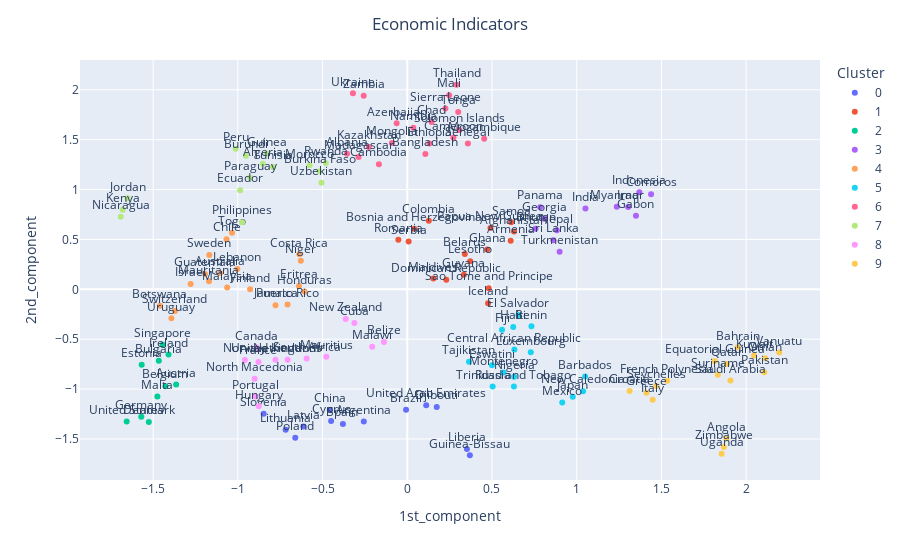
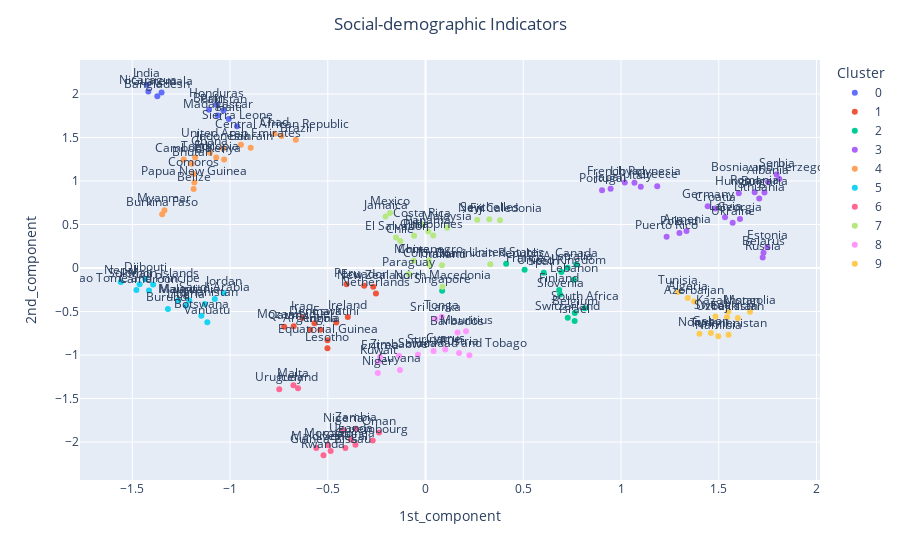
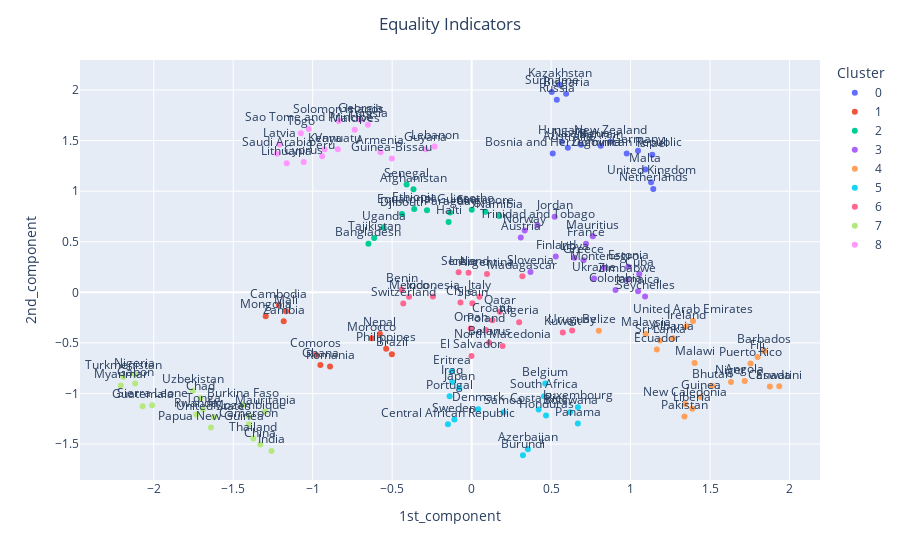
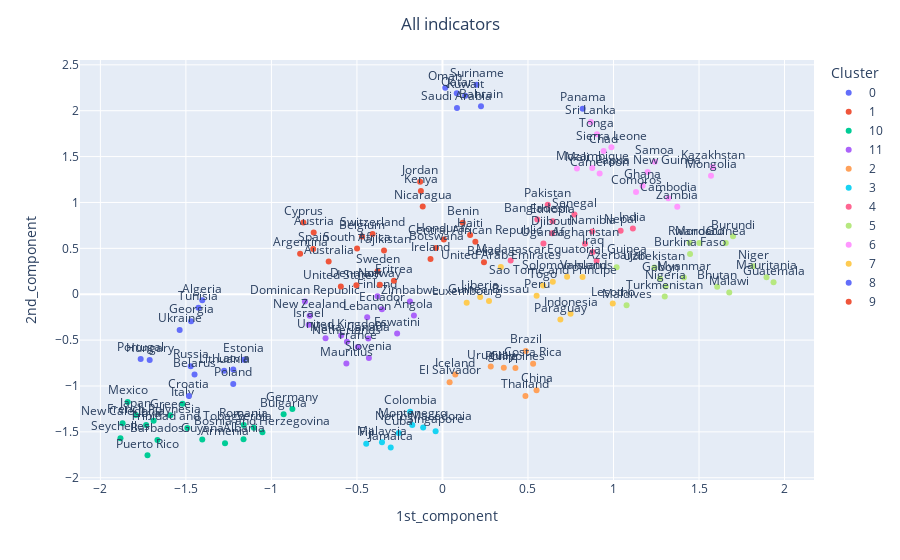

Here is the notebook cell these charts were saved with, in order:
### Code cell
for ind in ind_dict:
    df_norm = df_dict[ind]

    # Apply the TSNE chosen for that indicator
    df_tsne = pd.DataFrame(tsne_dict[ind].fit_transform(df_norm))

    # Scale the result
    scaled_df = pd.DataFrame(StandardScaler().fit_transform(df_tsne), index = df_norm.index, columns = [col_1comp, col_2comp])
    
    # Apply Affinity Propagation
    affinity = afprop_dict[ind].fit(scaled_df)

    # Update the DataFrame with the resulting Cluster labels
    labels_affinity = affinity.labels_
    df_dict[ind].loc[:, col_cluster] = labels_affinity
    scaled_df[col_cluster] = labels_affinity
    scaled_df[col_cluster] = scaled_df[col_cluster].astype(str)

    # Show the resulting chart
    fig = px.scatter(scaled_df, x = col_1comp, y = col_2comp, text = scaled_df.index, size_max=100, color=col_cluster, category_orders={col_cluster: sort(list(set(scaled_df.loc[:, col_cluster])))})
    fig.update_layout(title_text=ind, title_x=0.5)
    fig.update_traces(textposition='top center')
    fig.show()

### Figure 1 — Plotly figure (JSON) as saved in the notebook; plotly's stock layout.template omitted (floating-point values rounded to 4 significant figures)
{"data": [{"hovertemplate": "Cluster=0<br>1st_component=%{x}<br>2nd_component=%{y}<br>Country=%{text}<extra></extra>", "legendgroup": "0", "marker": {"color": "#636efa", "symbol": "circle"}, "mode": "markers+text", "name": "0", "orientation": "v", "showlegend": true, "text": ["Argentina", "Brazil", "China", "Cyprus", "Djibouti", "Guinea-Bissau", "Latvia", "Liberia", "Lithuania", "Poland", "Slovenia", "Spain", "United Arab Emirates"], "textposition": "top center", "type": "scatter", "x": [-0.2565, -0.007166, -0.4571, -0.4495, 0.1739, 0.3695, -0.6133, 0.352, -0.7177, -0.6609, -0.8477, -0.3798, 0.1119], "xaxis": "x", "y": [-1.326, -1.208, -1.209, -1.321, -1.181, -1.663, -1.376, -1.6, -1.407, -1.487, -1.248, -1.351, -1.161], "yaxis": "y"}, {"hovertemplate": "Cluster=1<br>1st_component=%{x}<br>2nd_component=%{y}<br>Country=%{text}<extra></extra>", "legendgroup": "1", "marker": {"color": "#EF553B", "symbol": "circle"}, "mode": "markers+text", "name": "1", "orientation": "v", "showlegend": true, "text": ["Afghanistan", "Armenia", "Belarus", "Bosnia and Herzegovina", "Colombia", "Dominican Republic", "Ghana", "Guyana", "Iceland", "Lesotho", "Maldives", "Papua New Guinea", "Romania", "Samoa", "Sao Tome and Principe", "Serbia"], "textposition": "top center", "type": "scatter", "x": [0.6298, 0.6103, 0.3397, 0.04169, 0.1273, 0.2303, 0.4716, 0.334, 0.4769, 0.3715, 0.154, 0.4911, -0.05269, 0.6132, 0.4807, 0.008102], "xaxis": "x", "y": [0.5785, 0.4858, 0.3552, 0.6066, 0.6873, 0.0961, 0.3995, 0.1469, -0.1389, 0.2825, 0.108, 0.614, 0.4976, 0.6723, 0.01106, 0.4798], "yaxis": "y"}, {"hovertemplate": "Cluster=2<br>1st_component=%{x}<br>2nd_component=%{y}<br>Country=%{text}<extra></extra>", "legendgroup": "2", "marker": {"color": "#00cc96", "symbol": "circle"}, "mode": "markers+text", "name": "2", "orientation": "v", "showlegend": true, "text": ["Austria", "Belgium", "Bulgaria", "Denmark", "Estonia", "Germany", "Ireland", "Malta", "Singapore", "United States"], "textposition": "top center", "type": "scatter", "x": [-1.364, -1.427, -1.466, -1.525, -1.567, -1.57, -1.409, -1.475, -1.443, -1.656], "xaxis": "x", "y": [-0.9532, -0.9713, -0.7168, -1.329, -0.7571, -1.277, -0.6539, -1.075, -0.5545, -1.326], "yaxis": "y"}, {"hovertemplate": "Cluster=3<br>1st_component=%{x}<br>2nd_component=%{y}<br>Country=%{text}<extra></extra>", "legendgroup": "3", "marker": {"color": "#ab63fa", "symbol": "circle"}, "mode": "markers+text", "name": "3", "orientation": "v", "showlegend": true, "text": ["Bhutan", "Comoros", "Gabon", "Georgia", "India", "Indonesia", "Iraq", "Myanmar", "Nepal", "Panama", "Sri Lanka", "Turkmenistan"], "textposition": "top center", "type": "scatter", "x": [0.757, 1.439, 1.35, 0.8091, 1.052, 1.37, 1.304, 1.236, 0.8828, 0.7845, 0.8624, 0.8991], "xaxis": "x", "y": [0.6081, 0.9538, 0.7381, 0.7086, 0.8092, 0.9743, 0.8243, 0.8272, 0.591, 0.823, 0.4922, 0.3767], "yaxis": "y"}, {"hovertemplate": "Cluster=4<br>1st_component=%{x}<br>2nd_component=%{y}<br>Country=%{text}<extra></extra>", "legendgroup": "4", "marker": {"color": "#FFA15A", "symbol": "circle"}, "mode": "markers+text", "name": "4", "orientation": "v", "showlegend": true, "text": ["Australia", "Botswana", "Chile", "Costa Rica", "Eritrea", "Finland", "Guatemala", "Honduras", "Israel", "Jamaica", "Lebanon", "Malaysia", "Mauritania", "Niger", "Puerto Rico", "Sweden", "Switzerland", "Togo", "Uruguay"], "textposition": "top center", "type": "scatter", "x": [-1.105, -1.46, -1.067, -0.6367, -0.6391, -0.9276, -1.194, -0.6061, -1.279, -0.7776, -1.003, -1.063, -1.17, -0.6282, -0.7068, -1.168, -1.371, -1.034, -1.392], "xaxis": "x", "y": [0.1643, -0.1649, 0.5031, 0.3505, 0.03241, -6.897e-06, 0.1536, -0.02099, 0.05356, -0.1592, 0.2027, 0.01759, 0.08004, 0.2862, -0.1521, 0.3446, -0.2184, 0.5682, -0.2905], "yaxis": "y"}, {"hovertemplate": "Cluster=5<br>1st_component=%{x}<br>2nd_component=%{y}<br>Country=%{text}<extra></extra>", "legendgroup": "5", "marker": {"color": "#19d3f3", "symbol": "circle"}, "mode": "markers+text", "name": "5", "orientation": "v", "showlegend": true, "text": ["Barbados", "Benin", "Central African Republic", "El Salvador", "Eswatini", "Fiji", "Haiti", "Japan", "Luxembourg", "Mexico", "Montenegro", "New Caledonia", "Nigeria", "Russia", "Tajikistan", "Trinidad and Tobago"], "textposition": "top center", "type": "scatter", "x": [1.05, 0.733, 0.632, 0.6557, 0.4999, 0.5592, 0.6254, 0.9766, 0.7289, 0.9145, 0.5679, 1.037, 0.6306, 0.504, 0.3643, 0.6294], "xaxis": "x", "y": [-0.8727, -0.3705, -0.6031, -0.2565, -0.7616, -0.4041, -0.3774, -1.078, -0.6316, -1.135, -0.834, -1.021, -0.8757, -0.9748, -0.7257, -0.9752], "yaxis": "y"}, {"hovertemplate": "Cluster=6<br>1st_component=%{x}<br>2nd_component=%{y}<br>Country=%{text}<extra></extra>", "legendgroup": "6", "marker": {"color": "#FF6692", "symbol": "circle"}, "mode": "markers+text", "name": "6", "orientation": "v", "showlegend": true, "text": ["Albania", "Azerbaijan", "Bangladesh", "Cambodia", "Cameroon", "Chad", "Ethiopia", "Kazakhstan", "Madagascar", "Mali", "Mongolia", "Mozambique", "Namibia", "Senegal", "Sierra Leone", "Solomon Islands", "Thailand", "Tonga", "Ukraine", "Zambia"], "textposition": "top center", "type": "scatter", "x": [-0.3558, -0.06292, 0.107, -0.1675, 0.2723, 0.1434, 0.1308, -0.2263, -0.2876, 0.2472, -0.09053, 0.454, 0.03561, 0.3578, 0.2251, 0.3076, 0.291, 0.3006, -0.3208, -0.2571], "xaxis": "x", "y": [1.359, 1.665, 1.356, 1.254, 1.52, 1.677, 1.463, 1.425, 1.327, 1.947, 1.467, 1.51, 1.62, 1.461, 1.813, 1.597, 2.051, 1.779, 1.965, 1.94], "yaxis": "y"}, {"hovertemplate": "Cluster=7<br>1st_component=%{x}<br>2nd_component=%{y}<br>Country=%{text}<extra></extra>", "legendgroup": "7", "marker": {"color": "#B6E880", "symbol": "circle"}, "mode": "markers+text", "name": "7", "orientation": "v", "showlegend": true, "text": ["Algeria", "Burkina Faso", "Burundi", "Ecuador", "Guinea", "Jordan", "Kenya", "Morocco", "Nicaragua", "Paraguay", "Peru", "Philippines", "Rwanda", "Tunisia", "Uzbekistan"], "textposition": "top center", "type": "scatter", "x": [-0.8532, -0.5172, -0.9528, -0.9865, -0.8287, -1.651, -1.68, -0.5768, -1.691, -0.9281, -1.013, -0.9746, -0.4809, -0.7929, -0.5063], "xaxis": "x", "y": [1.259, 1.185, 1.338, 0.9936, 1.36, 0.9123, 0.7979, 1.243, 0.7285, 1.117, 1.41, 0.673, 1.267, 1.226, 1.069], "yaxis": "y"}, {"hovertemplate": "Cluster=8<br>1st_component=%{x}<br>2nd_component=%{y}<br>Country=%{text}<extra></extra>", "legendgroup": "8", "marker": {"color": "#FF97FF", "symbol": "circle"}, "mode": "markers+text", "name": "8", "orientation": "v", "showlegend": true, "text": ["Belize", "Canada", "Cuba", "France", "Hungary", "Malawi", "Mauritius", "Netherlands", "New Zealand", "North Macedonia", "Norway", "Portugal", "South Africa", "United Kingdom"], "textposition": "top center", "type": "scatter", "x": [-0.1376, -0.8902, -0.312, -0.8784, -0.8765, -0.2069, -0.4779, -0.706, -0.3636, -0.9008, -0.9584, -0.8952, -0.5939, -0.7777], "xaxis": "x", "y": [-0.5278, -0.5821, -0.3367, -0.7298, -1.173, -0.5745, -0.6749, -0.7059, -0.2968, -0.896, -0.7073, -1.075, -0.6935, -0.706], "yaxis": "y"}, {"hovertemplate": "Cluster=9<br>1st_component=%{x}<br>2nd_component=%{y}<br>Country=%{text}<extra></extra>", "legendgroup": "9", "marker": {"color": "#FECB52", "symbol": "circle"}, "mode": "markers+text", "name": "9", "orientation": "v", "showlegend": true, "text": ["Angola", "Bahrain", "Croatia", "Equatorial Guinea", "French Polynesia", "Greece", "Italy", "Kuwait", "Oman", "Pakistan", "Qatar", "Saudi Arabia", "Seychelles", "Suriname", "Uganda", "Vanuatu", "Zimbabwe"], "textposition": "top center", "type": "scatter", "x": [1.884, 1.949, 1.312, 1.815, 1.534, 1.412, 1.448, 2.047, 2.112, 2.107, 1.886, 1.907, 1.47, 1.833, 1.855, 2.195, 1.869], "xaxis": "x", "y": [-1.496, -0.5807, -1.019, -0.7178, -0.916, -1.037, -1.106, -0.6623, -0.6913, -0.8307, -0.7474, -0.9143, -0.9683, -0.8564, -1.649, -0.633, -1.581], "yaxis": "y"}], "layout": {"legend": {"title": {"text": "Cluster"}, "tracegroupgap": 0}, "margin": {"t": 60}, "title": {"text": "Economic Indicators", "x": 0.5}, "xaxis": {"anchor": "y", "domain": [0, 1], "title": {"text": "1st_component"}}, "yaxis": {"anchor": "x", "domain": [0, 1], "title": {"text": "2nd_component"}}}}

### Figure 2 — Plotly figure (JSON) as saved in the notebook; plotly's stock layout.template omitted (floating-point values rounded to 4 significant figures)
{"data": [{"hovertemplate": "Cluster=0<br>1st_component=%{x}<br>2nd_component=%{y}<br>Country=%{text}<extra></extra>", "legendgroup": "0", "marker": {"color": "#636efa", "symbol": "circle"}, "mode": "markers+text", "name": "0", "orientation": "v", "showlegend": true, "text": ["Bangladesh", "Benin", "Guatemala", "Haiti", "Honduras", "India", "Madagascar", "Nicaragua", "Pakistan", "Sierra Leone"], "textposition": "top center", "type": "scatter", "x": [-1.372, -1.107, -1.35, -1.007, -1.07, -1.426, -1.063, -1.418, -1.034, -0.9642], "xaxis": "x", "y": [1.975, 1.819, 2.018, 1.713, 1.878, 2.106, 1.753, 2.028, 1.81, 1.628], "yaxis": "y"}, {"hovertemplate": "Cluster=1<br>1st_component=%{x}<br>2nd_component=%{y}<br>Country=%{text}<extra></extra>", "legendgroup": "1", "marker": {"color": "#EF553B", "symbol": "circle"}, "mode": "markers+text", "name": "1", "orientation": "v", "showlegend": true, "text": ["Angola", "Argentina", "Denmark", "Ecuador", "Equatorial Guinea", "Eswatini", "Iraq", "Ireland", "Lesotho", "Mozambique", "Netherlands", "New Zealand", "Peru", "Qatar"], "textposition": "top center", "type": "scatter", "x": [-0.5377, -0.59, -0.5679, -0.3137, -0.5014, -0.4563, -0.6307, -0.3977, -0.5016, -0.6744, -0.2536, -0.2673, -0.404, -0.723], "xaxis": "x", "y": [-0.7103, -0.7091, -0.6344, -0.2046, -0.8303, -0.6273, -0.5722, -0.5622, -0.923, -0.6685, -0.2923, -0.216, -0.1869, -0.6738], "yaxis": "y"}, {"hovertemplate": "Cluster=2<br>1st_component=%{x}<br>2nd_component=%{y}<br>Country=%{text}<extra></extra>", "legendgroup": "2", "marker": {"color": "#00cc96", "symbol": "circle"}, "mode": "markers+text", "name": "2", "orientation": "v", "showlegend": true, "text": ["Australia", "Belgium", "Canada", "Finland", "France", "Israel", "Lebanon", "Singapore", "Slovenia", "South Africa", "Spain", "Switzerland", "United Kingdom", "United States"], "textposition": "top center", "type": "scatter", "x": [0.7265, 0.7635, 0.7713, 0.6838, 0.5068, 0.7628, 0.7589, 0.08497, 0.6883, 0.8144, 0.605, 0.7276, 0.6948, 0.4125], "xaxis": "x", "y": [0.004481, -0.5177, 0.04178, -0.2519, -0.01956, -0.609, -0.1344, -0.2618, -0.3052, -0.4615, -0.05417, -0.5711, -0.04483, 0.04909], "yaxis": "y"}, {"hovertemplate": "Cluster=3<br>1st_component=%{x}<br>2nd_component=%{y}<br>Country=%{text}<extra></extra>", "legendgroup": "3", "marker": {"color": "#ab63fa", "symbol": "circle"}, "mode": "markers+text", "name": "3", "orientation": "v", "showlegend": true, "text": ["Albania", "Armenia", "Belarus", "Bosnia and Herzegovina", "Bulgaria", "Croatia", "Estonia", "French Polynesia", "Georgia", "Germany", "Greece", "Hungary", "Italy", "Japan", "Latvia", "Libya", "Lithuania", "Poland", "Portugal", "Puerto Rico", "Romania", "Russia", "Serbia", "Ukraine"], "textposition": "top center", "type": "scatter", "x": [1.752, 1.335, 1.729, 1.809, 1.734, 1.481, 1.749, 1.069, 1.608, 1.443, 1.185, 1.602, 1.101, 0.9468, 1.532, 1.019, 1.707, 1.299, 0.9029, 1.233, 1.684, 1.725, 1.795, 1.571], "xaxis": "x", "y": [0.9893, 0.4242, 0.1742, 1.024, 0.8679, 0.6852, 0.2396, 0.9812, 0.5633, 0.7103, 0.9406, 0.8606, 0.9338, 0.912, 0.5831, 0.9831, 0.7978, 0.4016, 0.8946, 0.3589, 0.8711, 0.1205, 1.075, 0.5215], "yaxis": "y"}, {"hovertemplate": "Cluster=4<br>1st_component=%{x}<br>2nd_component=%{y}<br>Country=%{text}<extra></extra>", "legendgroup": "4", "marker": {"color": "#FFA15A", "symbol": "circle"}, "mode": "markers+text", "name": "4", "orientation": "v", "showlegend": true, "text": ["Bahrain", "Belize", "Bhutan", "Brazil", "Burkina Faso", "Cambodia", "Central African Republic", "Chad", "Comoros", "Ethiopia", "Ghana", "Indonesia", "Kenya", "Myanmar", "Papua New Guinea", "Togo", "United Arab Emirates"], "textposition": "top center", "type": "scatter", "x": [-0.8944, -1.186, -1.196, -0.6633, -1.347, -1.237, -0.7366, -0.7727, -1.187, -1.071, -1.102, -1.036, -1.03, -1.335, -1.182, -1.179, -0.9442], "xaxis": "x", "y": [1.382, 0.9074, 1.198, 1.474, 0.6184, 1.247, 1.516, 1.543, 1.081, 1.27, 1.325, 1.377, 1.248, 0.6649, 0.984, 1.271, 1.418], "yaxis": "y"}, {"hovertemplate": "Cluster=5<br>1st_component=%{x}<br>2nd_component=%{y}<br>Country=%{text}<extra></extra>", "legendgroup": "5", "marker": {"color": "#19d3f3", "symbol": "circle"}, "mode": "markers+text", "name": "5", "orientation": "v", "showlegend": true, "text": ["Afghanistan", "Botswana", "Burundi", "Cameroon", "Djibouti", "Jordan", "Liberia", "Malawi", "Mali", "Mauritania", "Nepal", "Sao Tome and Principe", "Saudi Arabia", "Solomon Islands", "Vanuatu"], "textposition": "top center", "type": "scatter", "x": [-1.129, -1.147, -1.318, -1.415, -1.434, -1.032, -1.225, -1.265, -1.462, -1.208, -1.559, -1.479, -1.078, -1.393, -1.116], "xaxis": "x", "y": [-0.413, -0.5469, -0.471, -0.2573, -0.1248, -0.2866, -0.4328, -0.3731, -0.1872, -0.3734, -0.1609, -0.2528, -0.3551, -0.1899, -0.6222], "yaxis": "y"}, {"hovertemplate": "Cluster=6<br>1st_component=%{x}<br>2nd_component=%{y}<br>Country=%{text}<extra></extra>", "legendgroup": "6", "marker": {"color": "#FF6692", "symbol": "circle"}, "mode": "markers+text", "name": "6", "orientation": "v", "showlegend": true, "text": ["Guinea", "Guinea-Bissau", "Iceland", "Luxembourg", "Maldives", "Malta", "Morocco", "Nigeria", "Oman", "Rwanda", "Senegal", "Uganda", "Uruguay", "Zambia"], "textposition": "top center", "type": "scatter", "x": [-0.3585, -0.4855, -0.6522, -0.2701, -0.5589, -0.6756, -0.4988, -0.4208, -0.2377, -0.522, -0.41, -0.3803, -0.7481, -0.3571], "xaxis": "x", "y": [-2.032, -2.103, -1.382, -1.982, -2.067, -1.347, -2.035, -1.863, -1.889, -2.151, -2.068, -1.972, -1.392, -1.846], "yaxis": "y"}, {"hovertemplate": "Cluster=7<br>1st_component=%{x}<br>2nd_component=%{y}<br>Country=%{text}<extra></extra>", "legendgroup": "7", "marker": {"color": "#B6E880", "symbol": "circle"}, "mode": "markers+text", "name": "7", "orientation": "v", "showlegend": true, "text": ["Chile", "China", "Colombia", "Costa Rica", "Cuba", "Dominican Republic", "El Salvador", "Fiji", "Jamaica", "Malaysia", "Mexico", "Montenegro", "New Caledonia", "North Macedonia", "Panama", "Paraguay", "Philippines", "Seychelles", "Thailand"], "textposition": "top center", "type": "scatter", "x": [-0.1289, -0.05987, 0.02007, -0.01566, -0.05852, 0.3314, -0.1511, 0.2645, -0.2046, 0.1109, -0.1817, 0.01618, 0.381, 0.08663, 0.01417, -0.0862, 0.03949, 0.3262, 0.08423], "xaxis": "x", "y": [0.3096, 0.08341, 0.03547, 0.4994, 0.3715, 0.04342, 0.3521, 0.5555, 0.5927, 0.4628, 0.6314, 0.08797, 0.5502, -0.2145, 0.4193, -0.06771, 0.3734, 0.5609, 0.03204], "yaxis": "y"}, {"hovertemplate": "Cluster=8<br>1st_component=%{x}<br>2nd_component=%{y}<br>Country=%{text}<extra></extra>", "legendgroup": "8", "marker": {"color": "#FF97FF", "symbol": "circle"}, "mode": "markers+text", "name": "8", "orientation": "v", "showlegend": true, "text": ["Austria", "Barbados", "Cyprus", "Eritrea", "Guyana", "Kuwait", "Mauritius", "Niger", "Samoa", "Sri Lanka", "Suriname", "Tonga", "Trinidad and Tobago", "Zimbabwe"], "textposition": "top center", "type": "scatter", "x": [0.1714, 0.1634, 0.101, -0.2329, -0.131, -0.2405, 0.207, -0.2441, -0.03891, 0.05068, 0.04101, 0.083, 0.2244, -0.1355], "xaxis": "x", "y": [-0.9777, -0.7399, -0.935, -1.022, -1.171, -1.076, -0.7265, -1.206, -0.9961, -0.5847, -0.9543, -0.5604, -1.001, -1.009], "yaxis": "y"}, {"hovertemplate": "Cluster=9<br>1st_component=%{x}<br>2nd_component=%{y}<br>Country=%{text}<extra></extra>", "legendgroup": "9", "marker": {"color": "#FECB52", "symbol": "circle"}, "mode": "markers+text", "name": "9", "orientation": "v", "showlegend": true, "text": ["Algeria", "Azerbaijan", "Gabon", "Kazakhstan", "Mongolia", "Namibia", "Norway", "Sweden", "Tajikistan", "Tunisia", "Turkmenistan", "Uzbekistan"], "textposition": "top center", "type": "scatter", "x": [1.342, 1.374, 1.459, 1.549, 1.66, 1.497, 1.401, 1.483, 1.597, 1.291, 1.55, 1.542], "xaxis": "x", "y": [-0.3447, -0.3837, -0.7476, -0.5018, -0.5032, -0.7847, -0.7549, -0.5566, -0.5741, -0.2765, -0.767, -0.5665], "yaxis": "y"}], "layout": {"legend": {"title": {"text": "Cluster"}, "tracegroupgap": 0}, "margin": {"t": 60}, "title": {"text": "Social-demographic Indicators", "x": 0.5}, "xaxis": {"anchor": "y", "domain": [0, 1], "title": {"text": "1st_component"}}, "yaxis": {"anchor": "x", "domain": [0, 1], "title": {"text": "2nd_component"}}}}

### Figure 3 — Plotly figure (JSON) as saved in the notebook; plotly's stock layout.template omitted (floating-point values rounded to 4 significant figures)
{"data": [{"hovertemplate": "Cluster=0<br>1st_component=%{x}<br>2nd_component=%{y}<br>Country=%{text}<extra></extra>", "legendgroup": "0", "marker": {"color": "#636efa", "symbol": "circle"}, "mode": "markers+text", "name": "0", "orientation": "v", "showlegend": true, "text": ["Australia", "Bahrain", "Bosnia and Herzegovina", "Bulgaria", "Dominican Republic", "Germany", "Hungary", "Israel", "Kazakhstan", "Malta", "Netherlands", "New Zealand", "Nicaragua", "Russia", "Suriname", "United Kingdom"], "textposition": "top center", "type": "scatter", "x": [0.6055, 0.8125, 0.5104, 0.5946, 0.976, 1.047, 0.5674, 1.137, 0.5541, 1.093, 1.143, 0.8725, 0.6887, 0.5361, 0.5043, 1.129], "xaxis": "x", "y": [1.431, 1.45, 1.373, 1.963, 1.372, 1.4, 1.489, 1.36, 2.052, 1.215, 1.022, 1.489, 1.459, 1.903, 1.981, 1.089], "yaxis": "y"}, {"hovertemplate": "Cluster=1<br>1st_component=%{x}<br>2nd_component=%{y}<br>Country=%{text}<extra></extra>", "legendgroup": "1", "marker": {"color": "#EF553B", "symbol": "circle"}, "mode": "markers+text", "name": "1", "orientation": "v", "showlegend": true, "text": ["Brazil", "Cambodia", "Comoros", "Ghana", "Mali", "Mongolia", "Morocco", "Nepal", "Philippines", "Romania", "Zambia"], "textposition": "top center", "type": "scatter", "x": [-0.5017, -1.212, -0.9794, -0.9517, -1.168, -1.296, -0.6278, -0.577, -0.5377, -0.891, -1.182], "xaxis": "x", "y": [-0.6116, -0.1278, -0.6194, -0.7188, -0.187, -0.236, -0.4545, -0.4122, -0.5585, -0.7343, -0.286], "yaxis": "y"}, {"hovertemplate": "Cluster=2<br>1st_component=%{x}<br>2nd_component=%{y}<br>Country=%{text}<extra></extra>", "legendgroup": "2", "marker": {"color": "#00cc96", "symbol": "circle"}, "mode": "markers+text", "name": "2", "orientation": "v", "showlegend": true, "text": ["Afghanistan", "Bangladesh", "Djibouti", "Equatorial Guinea", "Ethiopia", "Haiti", "Lesotho", "Namibia", "Paraguay", "Senegal", "Singapore", "Tajikistan", "Uganda"], "textposition": "top center", "type": "scatter", "x": [-0.3658, -0.6492, -0.4384, -0.2809, -0.3612, -0.1449, 0.0007924, 0.1737, -0.1359, -0.4091, 0.08732, -0.613, -0.5542], "xaxis": "x", "y": [1.018, 0.4806, 0.7736, 0.8107, 0.8229, 0.6965, 0.8158, 0.7542, 0.7903, 1.067, 0.7962, 0.5366, 0.6412], "yaxis": "y"}, {"hovertemplate": "Cluster=3<br>1st_component=%{x}<br>2nd_component=%{y}<br>Country=%{text}<extra></extra>", "legendgroup": "3", "marker": {"color": "#ab63fa", "symbol": "circle"}, "mode": "markers+text", "name": "3", "orientation": "v", "showlegend": true, "text": ["Austria", "Colombia", "Cuba", "Estonia", "Finland", "France", "Greece", "Jamaica", "Jordan", "Libya", "Mauritius", "Montenegro", "Norway", "Seychelles", "Slovenia", "Trinidad and Tobago", "Ukraine", "Zimbabwe"], "textposition": "top center", "type": "scatter", "x": [0.3093, 0.9055, 1.055, 0.9862, 0.5295, 0.7198, 0.704, 1.047, 0.5223, 0.6473, 0.7625, 0.8334, 0.3341, 1.092, 0.3705, 0.4142, 0.7706, 0.9778], "xaxis": "x", "y": [0.5416, 0.02352, 0.1804, 0.2519, 0.3542, 0.4792, 0.3162, 0.01189, 0.7465, 0.3427, 0.5539, 0.2429, 0.6117, -0.04061, 0.2004, 0.6629, 0.1359, 0.1243], "yaxis": "y"}, {"hovertemplate": "Cluster=4<br>1st_component=%{x}<br>2nd_component=%{y}<br>Country=%{text}<extra></extra>", "legendgroup": "4", "marker": {"color": "#FFA15A", "symbol": "circle"}, "mode": "markers+text", "name": "4", "orientation": "v", "showlegend": true, "text": ["Albania", "Angola", "Barbados", "Belize", "Bhutan", "Canada", "Ecuador", "Eswatini", "Fiji", "Guinea", "Ireland", "Liberia", "Malawi", "Malaysia", "New Caledonia", "Niger", "Pakistan", "Puerto Rico", "Sri Lanka", "United Arab Emirates"], "textposition": "top center", "type": "scatter", "x": [1.268, 1.719, 1.841, 0.8005, 1.513, 1.877, 1.166, 1.936, 1.8, 1.444, 1.353, 1.388, 1.403, 1.096, 1.344, 1.632, 1.339, 1.755, 1.185, 1.394], "xaxis": "x", "y": [-0.4535, -0.8776, -0.5811, -0.3788, -0.9247, -0.9299, -0.5658, -0.9285, -0.6393, -1.034, -0.3352, -1.151, -0.6979, -0.4109, -1.103, -0.8872, -1.226, -0.7046, -0.4757, -0.2836], "yaxis": "y"}, {"hovertemplate": "Cluster=5<br>1st_component=%{x}<br>2nd_component=%{y}<br>Country=%{text}<extra></extra>", "legendgroup": "5", "marker": {"color": "#19d3f3", "symbol": "circle"}, "mode": "markers+text", "name": "5", "orientation": "v", "showlegend": true, "text": ["Azerbaijan", "Belgium", "Botswana", "Burundi", "Central African Republic", "Costa Rica", "Denmark", "Eritrea", "Honduras", "Iraq", "Japan", "Luxembourg", "Panama", "Portugal", "Samoa", "South Africa", "Sweden"], "textposition": "top center", "type": "scatter", "x": [0.354, 0.4634, 0.6195, 0.3228, -0.1488, 0.4215, 0.04154, -0.1258, 0.4683, -0.1222, -0.07762, 0.6688, 0.6685, -0.1385, 0.2016, 0.456, -0.1084], "xaxis": "x", "y": [-1.551, -0.9006, -1.185, -1.611, -1.305, -1.157, -1.155, -0.7836, -1.217, -0.8867, -0.944, -1.135, -1.296, -1.028, -1.185, -1.027, -1.256], "yaxis": "y"}, {"hovertemplate": "Cluster=6<br>1st_component=%{x}<br>2nd_component=%{y}<br>Country=%{text}<extra></extra>", "legendgroup": "6", "marker": {"color": "#FF6692", "symbol": "circle"}, "mode": "markers+text", "name": "6", "orientation": "v", "showlegend": true, "text": ["Algeria", "Argentina", "Belarus", "Benin", "Chile", "Croatia", "El Salvador", "Iceland", "Indonesia", "Italy", "Kuwait", "Madagascar", "Mexico", "North Macedonia", "Oman", "Poland", "Qatar", "Serbia", "Spain", "Switzerland", "Uruguay"], "textposition": "top center", "type": "scatter", "x": [0.2992, 0.09673, 0.1105, -0.4398, -0.07019, 0.1309, -0.0008679, -0.01917, -0.2433, 0.04931, 0.5736, 0.3195, -0.3935, 0.1947, -0.005741, 0.08935, 0.1776, -0.08171, 0.004494, -0.4301, 0.6325], "xaxis": "x", "y": [-0.2956, 0.1816, -0.4976, 0.02596, -0.09997, -0.275, -0.6301, 0.1939, -0.04074, -0.04379, -0.3969, 0.159, -0.04357, -0.5305, -0.3573, -0.3712, -0.1924, 0.1978, -0.1079, -0.1093, -0.378], "yaxis": "y"}, {"hovertemplate": "Cluster=7<br>1st_component=%{x}<br>2nd_component=%{y}<br>Country=%{text}<extra></extra>", "legendgroup": "7", "marker": {"color": "#B6E880", "symbol": "circle"}, "mode": "markers+text", "name": "7", "orientation": "v", "showlegend": true, "text": ["Burkina Faso", "Cameroon", "Chad", "China", "Gabon", "Guatemala", "India", "Mauritania", "Mozambique", "Myanmar", "Nigeria", "Papua New Guinea", "Rwanda", "Sierra Leone", "Thailand", "Tonga", "Turkmenistan", "United States", "Uzbekistan"], "textposition": "top center", "type": "scatter", "x": [-1.441, -1.401, -1.707, -1.33, -2.117, -2.07, -1.259, -1.3, -1.399, -2.208, -2.119, -1.64, -1.732, -2.01, -1.373, -1.69, -2.192, -1.623, -1.754], "xaxis": "x", "y": [-1.113, -1.305, -1.046, -1.505, -0.9023, -1.126, -1.568, -1.177, -1.228, -0.9217, -0.8129, -1.335, -1.208, -1.116, -1.446, -1.158, -0.8337, -1.236, -0.9729], "yaxis": "y"}, {"hovertemplate": "Cluster=8<br>1st_component=%{x}<br>2nd_component=%{y}<br>Country=%{text}<extra></extra>", "legendgroup": "8", "marker": {"color": "#FF97FF", "symbol": "circle"}, "mode": "markers+text", "name": "8", "orientation": "v", "showlegend": true, "text": ["Armenia", "Cyprus", "Georgia", "Guinea-Bissau", "Guyana", "Kenya", "Latvia", "Lebanon", "Lithuania", "Maldives", "Peru", "Sao Tome and Principe", "Saudi Arabia", "Solomon Islands", "Togo", "Tunisia", "Vanuatu"], "textposition": "top center", "type": "scatter", "x": [-0.5734, -1.057, -0.6998, -0.5017, -0.2891, -0.9251, -1.209, -0.2326, -1.164, -0.7357, -0.9408, -1.025, -1.224, -0.8366, -1.075, -0.6526, -0.8418], "xaxis": "x", "y": [1.385, 1.289, 1.704, 1.324, 1.415, 1.415, 1.461, 1.442, 1.276, 1.609, 1.345, 1.615, 1.371, 1.694, 1.573, 1.656, 1.415], "yaxis": "y"}], "layout": {"legend": {"title": {"text": "Cluster"}, "tracegroupgap": 0}, "margin": {"t": 60}, "title": {"text": "Equality Indicators", "x": 0.5}, "xaxis": {"anchor": "y", "domain": [0, 1], "title": {"text": "1st_component"}}, "yaxis": {"anchor": "x", "domain": [0, 1], "title": {"text": "2nd_component"}}}}

### Figure 4 — Plotly figure (JSON) as saved in the notebook; plotly's stock layout.template omitted (floating-point values rounded to 4 significant figures)
{"data": [{"hovertemplate": "Cluster=0<br>1st_component=%{x}<br>2nd_component=%{y}<br>Country=%{text}<extra></extra>", "legendgroup": "0", "marker": {"color": "#636efa", "symbol": "circle"}, "mode": "markers+text", "name": "0", "orientation": "v", "showlegend": true, "text": ["Bahrain", "Kuwait", "Oman", "Panama", "Qatar", "Saudi Arabia", "Suriname"], "textposition": "top center", "type": "scatter", "x": [0.2253, 0.1327, 0.01631, 0.8197, 0.08362, 0.08482, 0.1994], "xaxis": "x", "y": [2.05, 2.164, 2.25, 2.021, 2.19, 2.03, 2.283], "yaxis": "y"}, {"hovertemplate": "Cluster=1<br>1st_component=%{x}<br>2nd_component=%{y}<br>Country=%{text}<extra></extra>", "legendgroup": "1", "marker": {"color": "#EF553B", "symbol": "circle"}, "mode": "markers+text", "name": "1", "orientation": "v", "showlegend": true, "text": ["Belize", "Benin", "Botswana", "Central African Republic", "Haiti", "Honduras", "Ireland", "Jordan", "Kenya", "Nicaragua"], "textposition": "top center", "type": "scatter", "x": [0.2428, 0.1185, -0.03778, 0.1923, 0.1618, 0.007954, -0.06979, -0.1304, -0.1261, -0.1154], "xaxis": "x", "y": [0.3477, 0.7785, 0.505, 0.5731, 0.6447, 0.5951, 0.385, 1.225, 1.125, 0.955], "yaxis": "y"}, {"hovertemplate": "Cluster=10<br>1st_component=%{x}<br>2nd_component=%{y}<br>Country=%{text}<extra></extra>", "legendgroup": "10", "marker": {"color": "#00cc96", "symbol": "circle"}, "mode": "markers+text", "name": "10", "orientation": "v", "showlegend": true, "text": ["Albania", "Armenia", "Barbados", "Bosnia and Herzegovina", "Bulgaria", "French Polynesia", "Germany", "Greece", "Guyana", "Italy", "Japan", "Libya", "Mexico", "New Caledonia", "Puerto Rico", "Romania", "Serbia", "Seychelles", "Trinidad and Tobago"], "textposition": "top center", "type": "scatter", "x": [-1.163, -1.271, -1.666, -1.053, -0.9286, -1.689, -0.8774, -1.591, -1.404, -1.52, -1.793, -1.732, -1.84, -1.87, -1.725, -1.162, -1.103, -1.883, -1.492], "xaxis": "x", "y": [-1.581, -1.624, -1.59, -1.505, -1.309, -1.378, -1.25, -1.32, -1.583, -1.194, -1.316, -1.426, -1.175, -1.406, -1.755, -1.425, -1.456, -1.569, -1.457], "yaxis": "y"}, {"hovertemplate": "Cluster=11<br>1st_component=%{x}<br>2nd_component=%{y}<br>Country=%{text}<extra></extra>", "legendgroup": "11", "marker": {"color": "#ab63fa", "symbol": "circle"}, "mode": "markers+text", "name": "11", "orientation": "v", "showlegend": true, "text": ["Angola", "Canada", "Dominican Republic", "Ecuador", "Eswatini", "Finland", "France", "Israel", "Lebanon", "Malta", "Mauritius", "Netherlands", "New Zealand", "Slovenia", "United Kingdom", "Zimbabwe"], "textposition": "top center", "type": "scatter", "x": [-0.1669, -0.4335, -0.8039, -0.3539, -0.2652, -0.3803, -0.4944, -0.7818, -0.44, -0.6835, -0.5617, -0.5583, -0.7763, -0.4301, -0.5922, -0.19], "xaxis": "x", "y": [-0.2307, -0.4817, -0.07846, -0.1633, -0.4271, -0.02095, -0.5752, -0.3319, -0.2516, -0.4811, -0.7552, -0.5179, -0.2332, -0.6947, -0.4504, -0.07984], "yaxis": "y"}, {"hovertemplate": "Cluster=2<br>1st_component=%{x}<br>2nd_component=%{y}<br>Country=%{text}<extra></extra>", "legendgroup": "2", "marker": {"color": "#FFA15A", "symbol": "circle"}, "mode": "markers+text", "name": "2", "orientation": "v", "showlegend": true, "text": ["Brazil", "Chile", "China", "Costa Rica", "El Salvador", "Iceland", "Philippines", "Thailand", "Uruguay"], "textposition": "top center", "type": "scatter", "x": [0.4873, 0.3587, 0.5501, 0.5299, 0.04189, 0.07502, 0.4266, 0.4853, 0.2823], "xaxis": "x", "y": [-0.6193, -0.8013, -1.045, -0.7579, -0.9587, -0.8755, -0.8046, -1.108, -0.7869], "yaxis": "y"}, {"hovertemplate": "Cluster=3<br>1st_component=%{x}<br>2nd_component=%{y}<br>Country=%{text}<extra></extra>", "legendgroup": "3", "marker": {"color": "#19d3f3", "symbol": "circle"}, "mode": "markers+text", "name": "3", "orientation": "v", "showlegend": true, "text": ["Colombia", "Cuba", "Fiji", "Jamaica", "Malaysia", "Montenegro", "North Macedonia", "Singapore"], "textposition": "top center", "type": "scatter", "x": [-0.1889, -0.2555, -0.4457, -0.3024, -0.3537, -0.1765, -0.1128, -0.04003], "xaxis": "x", "y": [-1.282, -1.512, -1.63, -1.669, -1.614, -1.426, -1.451, -1.492], "yaxis": "y"}, {"hovertemplate": "Cluster=4<br>1st_component=%{x}<br>2nd_component=%{y}<br>Country=%{text}<extra></extra>", "legendgroup": "4", "marker": {"color": "#FF6692", "symbol": "circle"}, "mode": "markers+text", "name": "4", "orientation": "v", "showlegend": true, "text": ["Afghanistan", "Bangladesh", "Djibouti", "Equatorial Guinea", "Ethiopia", "India", "Iraq", "Madagascar", "Namibia", "Nepal", "Pakistan", "Senegal", "Uganda"], "textposition": "top center", "type": "scatter", "x": [0.8334, 0.5547, 0.6411, 0.9012, 0.644, 1.113, 0.8782, 0.3987, 0.876, 1.042, 0.6154, 0.7717, 0.5904], "xaxis": "x", "y": [0.5506, 0.8149, 0.6652, 0.3646, 0.7963, 0.7162, 0.4593, 0.3683, 0.6837, 0.691, 0.9752, 0.8679, 0.5542], "yaxis": "y"}, {"hovertemplate": "Cluster=5<br>1st_component=%{x}<br>2nd_component=%{y}<br>Country=%{text}<extra></extra>", "legendgroup": "5", "marker": {"color": "#B6E880", "symbol": "circle"}, "mode": "markers+text", "name": "5", "orientation": "v", "showlegend": true, "text": ["Azerbaijan", "Bhutan", "Burkina Faso", "Burundi", "Gabon", "Guatemala", "Guinea", "Malawi", "Maldives", "Mauritania", "Morocco", "Myanmar", "Niger", "Nigeria", "Rwanda", "Turkmenistan", "Uzbekistan"], "textposition": "top center", "type": "scatter", "x": [1.018, 1.606, 1.448, 1.699, 1.272, 1.936, 1.657, 1.677, 1.076, 1.895, 1.502, 1.412, 1.817, 1.305, 1.446, 1.3, 1.239], "xaxis": "x", "y": [0.2945, 0.08262, 0.4392, 0.6318, 0.1727, 0.1297, 0.5577, 0.02, -0.1212, 0.1853, 0.5591, 0.1821, 0.3044, 0.08377, 0.562, -0.0244, 0.2923], "yaxis": "y"}, {"hovertemplate": "Cluster=6<br>1st_component=%{x}<br>2nd_component=%{y}<br>Country=%{text}<extra></extra>", "legendgroup": "6", "marker": {"color": "#FF97FF", "symbol": "circle"}, "mode": "markers+text", "name": "6", "orientation": "v", "showlegend": true, "text": ["Cambodia", "Cameroon", "Chad", "Comoros", "Ghana", "Kazakhstan", "Mali", "Mongolia", "Mozambique", "Papua New Guinea", "Samoa", "Sierra Leone", "Sri Lanka", "Tonga", "Zambia"], "textposition": "top center", "type": "scatter", "x": [1.321, 0.9191, 0.9422, 1.132, 1.17, 1.581, 0.7861, 1.57, 0.8759, 1.2, 1.241, 0.9878, 0.867, 0.9032, 1.373], "xaxis": "x", "y": [1.046, 1.316, 1.56, 1.113, 1.183, 1.386, 1.369, 1.29, 1.377, 1.332, 1.444, 1.601, 1.877, 1.743, 0.9544], "yaxis": "y"}, {"hovertemplate": "Cluster=7<br>1st_component=%{x}<br>2nd_component=%{y}<br>Country=%{text}<extra></extra>", "legendgroup": "7", "marker": {"color": "#FECB52", "symbol": "circle"}, "mode": "markers+text", "name": "7", "orientation": "v", "showlegend": true, "text": ["Guinea-Bissau", "Indonesia", "Lesotho", "Liberia", "Luxembourg", "Paraguay", "Peru", "Sao Tome and Principe", "Solomon Islands", "Togo", "United Arab Emirates", "Vanuatu"], "textposition": "top center", "type": "scatter", "x": [0.2721, 0.7489, 0.9958, 0.2204, 0.1416, 0.6894, 0.5505, 0.6453, 0.7286, 0.5887, 0.3413, 0.8193], "xaxis": "x", "y": [-0.07468, -0.2117, -0.1018, -0.03035, -0.09228, -0.2763, -0.01758, 0.1364, 0.1908, 0.09446, 0.2954, 0.1878], "yaxis": "y"}, {"hovertemplate": "Cluster=8<br>1st_component=%{x}<br>2nd_component=%{y}<br>Country=%{text}<extra></extra>", "legendgroup": "8", "marker": {"color": "#636efa", "symbol": "circle"}, "mode": "markers+text", "name": "8", "orientation": "v", "showlegend": true, "text": ["Algeria", "Belarus", "Croatia", "Estonia", "Georgia", "Hungary", "Latvia", "Lithuania", "Poland", "Portugal", "Russia", "Tunisia", "Ukraine"], "textposition": "top center", "type": "scatter", "x": [-1.404, -1.449, -1.482, -1.162, -1.47, -1.712, -1.223, -1.276, -1.223, -1.764, -1.472, -1.427, -1.536], "xaxis": "x", "y": [-0.06632, -0.8748, -1.108, -0.7132, -0.2944, -0.7171, -0.8198, -0.8354, -0.9775, -0.7063, -0.7846, -0.1467, -0.3899], "yaxis": "y"}, {"hovertemplate": "Cluster=9<br>1st_component=%{x}<br>2nd_component=%{y}<br>Country=%{text}<extra></extra>", "legendgroup": "9", "marker": {"color": "#EF553B", "symbol": "circle"}, "mode": "markers+text", "name": "9", "orientation": "v", "showlegend": true, "text": ["Argentina", "Australia", "Austria", "Belgium", "Cyprus", "Denmark", "Eritrea", "Norway", "South Africa", "Spain", "Sweden", "Switzerland", "Tajikistan", "United States"], "textposition": "top center", "type": "scatter", "x": [-0.8323, -0.6653, -0.7528, -0.47, -0.8133, -0.5036, -0.2837, -0.3658, -0.4992, -0.7557, -0.3795, -0.4085, -0.3416, -0.5941], "xaxis": "x", "y": [0.4408, 0.3566, 0.6735, 0.6294, 0.7814, 0.09871, 0.1479, 0.102, 0.4984, 0.4921, 0.2516, 0.656, 0.477, 0.08324], "yaxis": "y"}], "layout": {"legend": {"title": {"text": "Cluster"}, "tracegroupgap": 0}, "margin": {"t": 60}, "title": {"text": "All indicators", "x": 0.5}, "xaxis": {"anchor": "y", "domain": [0, 1], "title": {"text": "1st_component"}}, "yaxis": {"anchor": "x", "domain": [0, 1], "title": {"text": "2nd_component"}}}}
